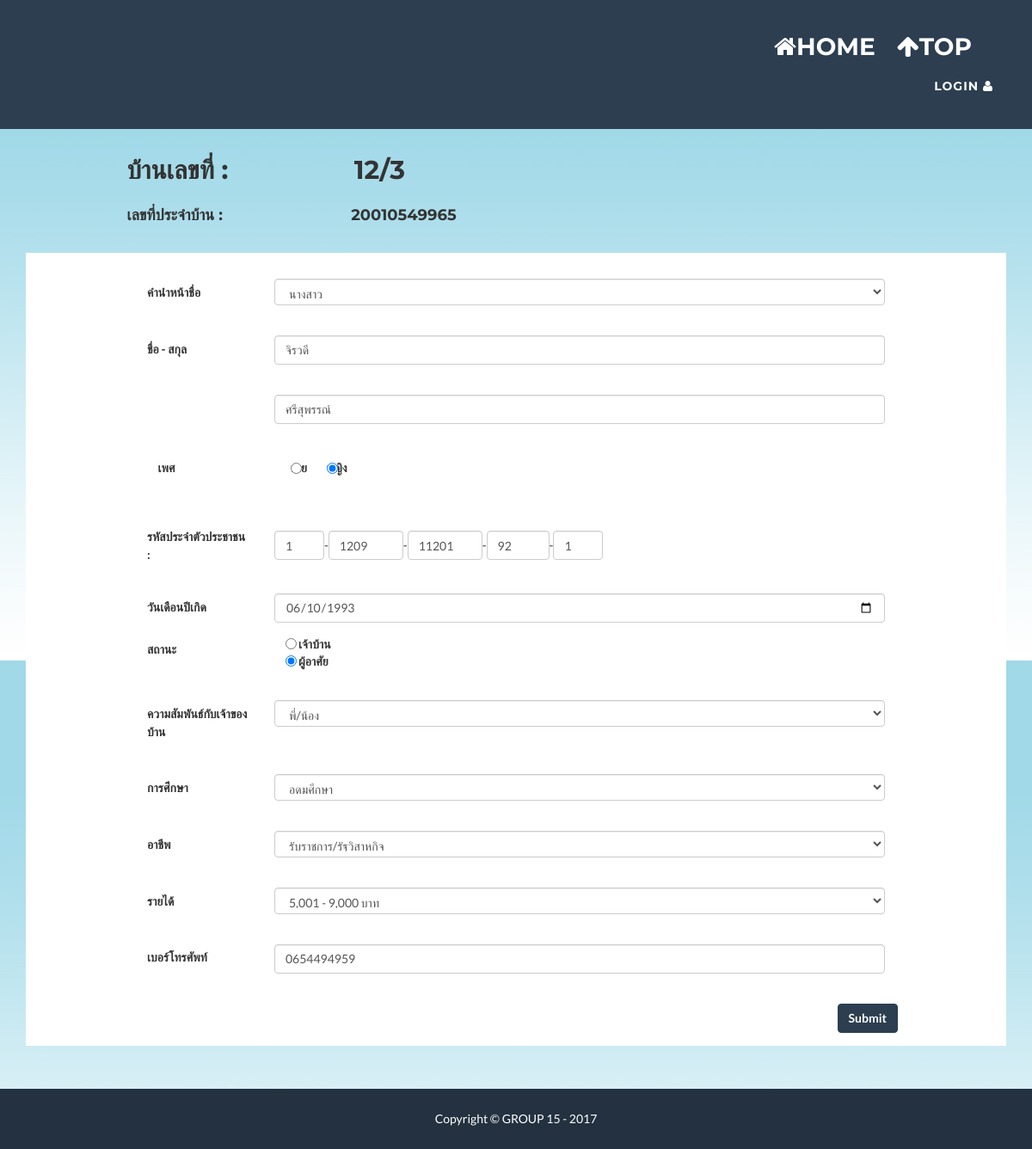
Screenshot of /edit_inval.php?id=1120911201921 with the database file from the repository.
### tables this page shows
CREATE TABLE `home` (
  `HomeNo` varchar(8) NOT NULL,
  `HomeID` varchar(11) NOT NULL,
  `Status` varchar(50) NOT NULL,
  `Sub_district` varchar(50) NOT NULL,
  `District` varchar(50) NOT NULL,
  `Province` varchar(50) NOT NULL,
  `Postal_Code` varchar(5) NOT NULL
);

CREATE TABLE `person` (
  `Citizen_ID` varchar(13) NOT NULL,
  `Title` varchar(7) NOT NULL,
  `Fname` varchar(50) NOT NULL,
  `Lname` varchar(50) NOT NULL,
  `Birth_date` date NOT NULL,
  `Tel` varchar(10) NOT NULL,
  `Education` int(5) NOT NULL,
  `Job` int(5) NOT NULL,
  `Salary` int(5) NOT NULL,
  `RWO` varchar(10) NOT NULL,
  `Hid` varchar(11) NOT NULL
);

### edit_inval.php (the view, shortened to what this page needs)
<?php include "head.php" ?>
<?php include "connection.php";
$id = $_GET['id'];
?>
<?php
    $sql = "SELECT * FROM person WHERE Citizen_ID = '$id' ";
    $result = mysqli_query($con,$sql);
    while($row = mysqli_fetch_array($result)){
        $id = $row["Citizen_ID"];
        $title = $row["Title"];
        $fname = $row["Fname"];
        $lname = $row["Lname"];
        $Bdate = $row["Birth_date"];
        $Tel = $row["Tel"];
        $Edu= $row["Education"];
        $Job = $row["Job"];
        $Salary = $row["Salary"];
        $RWO = $row["RWO"];
    }
?>
<div>
  <div class="form-check form-group row" style="margin-left:10%;margin-bottom:-12px">
    <h2>
      <label class="col-3 col-form-label">บ้านเลขที่ :</label>
      <label class="col-form-label"><?php
            $sql = "SELECT HomeNo,HomeID FROM home,person WHERE HomeID = Hid and Citizen_ID = '$id' ";
            $result = mysqli_query($con,$sql);
            $res = mysqli_fetch_assoc($result);
            echo $res["HomeNo"];
          ?></label>
    </h2>
  </div>
  <div class="form-check form-group row" style="margin-left:10%">
    <h4>
      <label class="col-3 col-form-label">เลขที่ประจำบ้าน :</label>
      <label class="col-form-label"><?php echo $res["HomeID"]; ?></label>
    </h4>
  </div>
  <div class="container" style="background:white">
    <div class="row">
      <div class="col-lg-12">
        <div style="width:100%" >
          <div align="center" style="padding-top:10px;margin-bottom:20px"></div>
          <form name="myForm" action="updatecomplete.php?id=<?php echo "$id" ?>" method="POST" onsubmit="return validateForm()">
          <div class="form-group row" style="margin-left:10%;margin-right:10%" id="title_div">
       <label class="col-2 col-form-label">คำนำหน้าชื่อ</label>
       <div class="col-10">
        <select name="title" class="form-control form-control-lg">
          <option value="นางสาว"<?php if($title == 'นางสาว') echo "selected"; ?>>นางสาว</option>
        </select>
      </div>
    </div>
            <div class="form-group row" style="margin-left:10%;margin-right:10%" id="fname_div">
              <label class="col-2 col-form-label">ชื่อ - สกุล</label>
              <div class="col-10">
                <input class="form-control" type="text" id="fname" name="fname" placeholder="ชื่อ" onkeyup="clean_not_char(this)" onkeydown="clean_not_char(this)" onkeypress="return lettersOnly(event)" value=<?php echo $fname?>>
              </div>
            </div>
          </div>
          <div class="form-group row" style="margin-left:10%;margin-right:10%" id="lname_div">
            <label class="col-2 col-form-label"></label>
            <div class="col-10">
              <input class="form-control" type="text" id="lname" name="lname"  placeholder="สกุล" onkeyup="clean_not_char2(this)" onkeydown="clean_not_char2(this)" onkeypress="return lettersOnly(event)" value=<?php echo $lname?>>
            </div>
          </div>
          <div class="form-check form-group row" style="margin-left:10%" id="sex_div">
            <label class="col-2 col-form-label">เพศ</label>
            <label class="form-check-label">
              <input class="form-check-input" type="radio" name="sex" id="sex" value="M" <?php if($title == 'นาย') echo "checked"?> > ชาย
            </label>
            <label class="form-check-label" style="margin-left:2%">
              <input class="form-check-input" type="radio" name="sex" id="sex" value="W" <?php if($title == 'นาง' || $title == 'นางสาว') echo "checked"?>> หญิง
            </label>
          </div>
          <div class="form-group row" style="margin-left:10%;margin-right:10%" id="sex_div">
            <label class="col-2 col-form-label"></label>
          </div>
          <div class="form-inline row" style="margin-left:10%;margin-right:10%;margin-bottom: 10px" id="hal6">
            <label class="col-2 col-form-label">รหัสประจำตัวประชาชน : </label>
            <div class="col-10 form-inline">
              <div><input class="form-control" type="text" name="txtID1" id="txtID1" size="3px" pattern="{1}" maxlength=1 onkeyup="keyup(this,event)" onkeypress="return Numbers(event)" value=<?php echo $id[0]?> ></div><div>-</div>
              <div><input class="form-control" type="text" name="txtID2" id="txtID2" size="7px" pattern="{4}" maxlength=4 onkeyup="keyup(this,event)" onkeypress="return Numbers(event)" value=<?php echo $id[1].$id[2].$id[3].$id[4]?> ></div><div>-</div>
              <div><input class="form-control" type="text" name="txtID3" id="txtID3" size="7px" pattern="{5}" maxlength=5 onkeyup="keyup(this,event)" onkeypress="return Numbers(event)" value=<?php echo $id[5].$id[6].$id[7].$id[8].$id[9]?> ></div><div>-</div>
              <div><input class="form-control" type="text" name="txtID4" id="txtID4" size="5px" pattern="{2}" maxlength=2 onkeyup="keyup(this,event)" onkeypress="return Numbers(event)" value=<?php echo $id[10].$id[11]?> ></div><div>-</div>
              <div><input class="form-control" type="text" name="txtID5" id="txtID5" size="3px" pattern="{1}" maxlength=1 onkeyup="keyup(this,event)" onkeypress="return Numbers(event)" value=<?php echo $id[12]?> ></div><div></div>
            </div>
          </div>
          <div class="form-group row" style="margin-left:10%;margin-right:10%" id="lname_div">
            <label class="col-2 col-form-label">วันเดือนปีเกิด</label>
            <div class="col-10">
              <input class="form-control" type="date" class="form-control" id="Bdate" name="Bdate" placeholder="Date of Birth" maxlength="0" value=<?php echo $Bdate?>>
            </div>
            </div>
          <div class="form-group row" style="margin-left:10%;margin-right:10%" id="status_div">
            <label class="col-2 col-form-label">สถานะ</label>
            <div class="col-10">
              <div class="form-check">
               <div class="form-inline style">
                <label class="form-check-label">
                  <input class="form-check-input" type="radio" name="status" id="status1" value="1" onclick="disabled_RWO()" <?php if($RWO == '1') echo "checked"?>>
                  เจ้าบ้าน
                </label>
              </div>
            </div>
            <div class="form-check">
              <div class="form-inline style">
                <label class="form-check-label">
                  <input class="form-check-input" type="radio" name="status" id="status2" value="2" onclick="enabled_RWO()" <?php if($RWO == '2' ||$RWO == '3' ||$RWO == '4' ||$RWO == '5') echo "checked"?>>
                  ผู้อาศัย
                </label>
              </div>
            </div>
          </div>
        </div>
        <div class="form-group row" style="margin-left:10%;margin-right:10%" id="RWO_div">
         <label class="col-2 col-form-label">ความสัมพันธ์กับเจ้าของบ้าน</label>
         <div class="col-10">
          <select name="RWO" class="form-control form-control-lg" id="RWO" <?php if($RWO == '2' ||$RWO == '3' ||$RWO == '4' ||$RWO == '5') echo "enabled"?>>
            <option value="4"<?php if($RWO == '4') echo "selected"; ?>>พี่/น้อง</option>
          </select>
        </div>
      </div>
        <div class="form-group row" style="margin-left:10%;margin-right:10%" id="educate_div">
         <label class="col-2 col-form-label">การศึกษา</label>
         <div class="col-10">
          <select name="educate" class="form-control form-control-lg">
            <option value="5"<?php if($Edu == '5') echo "selected"; ?>>อุดมศึกษา</option>
          </select>
        </div>
      </div>
      <div class="form-group row" style="margin-left:10%;margin-right:10%" id="job_div">
        <label class="col-2 col-form-label">อาชีพ</label>
        <div class="col-10">
          <select name="job" class="form-control form-control-lg">
            <option value="3"<?php if($Job == '3') echo "selected"; ?>>รับราชการ/รัฐวิสาหกิจ</option>
          </select>
        </div>
      </div>
      <div class="form-group row" style="margin-left:10%;margin-right:10%" id="salary_div">
       <label class="col-2 col-form-label">รายได้</label>
       <div class="col-10">
        <select name="salary" class="form-control form-control-lg">
          <option value="3"<?php if($Salary == '3') echo "selected"; ?>>5,001 - 9,000 บาท</option>
        </select>
      </div>
    </div>
    <div class="form-group row" style="margin-left:10%;margin-right:10%" id="tel_div">
     <label class="col-2 col-form-label">เบอร์โทรศัพท์</label>
     <div class="col-10">
      <input class="form-control" type="tel" id="tel" name="tel" placeholder="0960000xxx" onkeyup="validatetel(this)" onkeydown="validatetel(this)" value=<?php echo $Tel?>>
    </div>
  </div>
  <div class="form-check form-group row" style="margin-left:10%;margin-right:10%" align="right">
    <button type="submit"  class="btn btn-primary">Submit</button>
  </div>
</div>
</div>
</div>
</div>
<?php include "foot.php" ?>

### rows the page displays
home: HomeNo "12/3", HomeID "20010549965"
person: title "นางสาว", fname "จิรวดี", lname "ศรีสุพรรณ์", Title "☐ ชาย", Title "☑ หญิง", txtID1 "1", txtID2 "1209", txtID3 "11201", txtID4 "92", txtID5 "1", Bdate "06/10/1993", RWO "☐ เจ้าบ้าน", RWO "☑ ผู้อาศัย", RWO "พี่/น้อง", educate "อุดมศึกษา", job "รับราชการ/รัฐวิสาหกิจ", salary "5,001 - 9,000 บาท", tel "0654494959"
